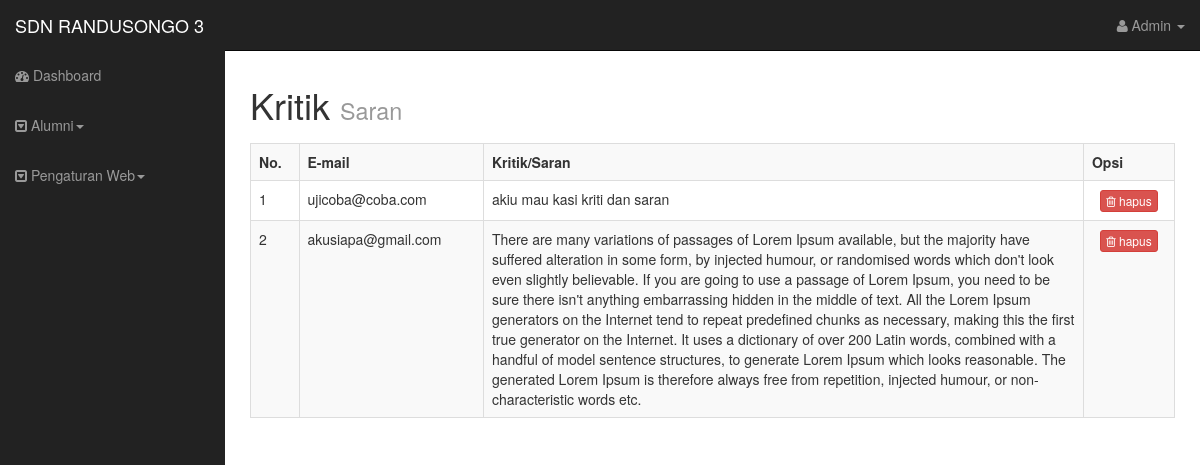
Screenshot of /admin/index.php?page=kritik-saran (signed in) with the database file from the repository.
### tables this page shows
CREATE TABLE IF NOT EXISTS `kritik_saran` (
  `id_kritiksaran` int(11) NOT NULL AUTO_INCREMENT,
  `email` varchar(45) NOT NULL,
  `text_kritiksaran` text NOT NULL,
  PRIMARY KEY (`id_kritiksaran`)
);

### models/m_kritiksaran.php (called while the page is built, shortened)
<?php
class Kritiksaran{
   private $mysqli;
   function __construct($conn) {
      $this->mysqli = $conn;
   }
   public function tampil($id = null) {
      $db = $this->mysqli->conn;
      $sql = "SELECT * FROM kritik_saran";
      $query = $db->query($sql) or die ($db->error);
      return $query;
   }
}
?>

### views/admin/kritik-saran.php (the view, shortened to what this page needs)
<?php
   require_once '../models/m_kritiksaran.php';
   $kritik_saran = new Kritiksaran($connection);
?>
   <div class="row">
      <div class=" col-md-12">
            <h1 class="margin-bottom-sm">Kritik <small>Saran</small></h1>
            <div class="table-custom-wrap">
               <table class="table table-bordered table-hover table-striped" style="min-width: 800px;">
                  <tr>
                     <th>No. </th>
                     <th>E-mail</th>
                     <th class="td-long-wrap">Kritik/Saran</th>
                     <th>Opsi</th>
                  </tr>
                  <?php
                  $tampil = $kritik_saran->tampil();
                  $i=1;
                  while($data = $tampil->fetch_object()) {
                  ?>
                  <tr>
                     <td><?php echo $i++; ?></td>
                     <td><?php echo $data->email; ?></td>
                     <td class="td-long-wrap"><?php echo $data->text_kritiksaran; ?></td>
                     <td align="center">
                        <button class="btn btn-danger btn-xs" onclick="deleteData('<?= htmlspecialchars($data->email).'\',\''. htmlspecialchars($data->id_kritiksaran) ?>')"><i class="fa fa-trash-o"></i> hapus</button>
                     </td>
                  </tr>
                     <?php
                     } ?>
               </table>
            </div>
      </div>
   </div>

### assets/css/sb-admin.css (style rules this page uses)
body { margin: 0; padding: 0; }
* { box-sizing: border-box; }
.margin-bottom-sm { margin-bottom: .5em; }
.table-custom-wrap { overflow-y: hidden; }
.td-long-wrap { width: 600px; }

### rows the page displays
kritik_saran: email "ujicoba@coba.com", text_kritiksaran "akiu mau kasi kriti dan saran"
kritik_saran: email "akusiapa@gmail.com", text_kritiksaran "There are many variations of passages of Lorem Ipsum available, but the majority have suffered alteration in some form, by injected humour, or randomised words which don't look even slightly believable. If you are going to use a passage of Lorem Ipsum, you need to be sure there isn't anything embarrassing hidden in the middle of text. All the Lorem Ipsum generators on the Internet tend to repeat predefined chunks as necessary, making this the first true generator on the Internet. It uses a dictionary of over 200 Latin words, combined with a handful of model sentence structures, to generate Lorem Ipsum which looks reasonable. The generated Lorem Ipsum is therefore always free from…"
